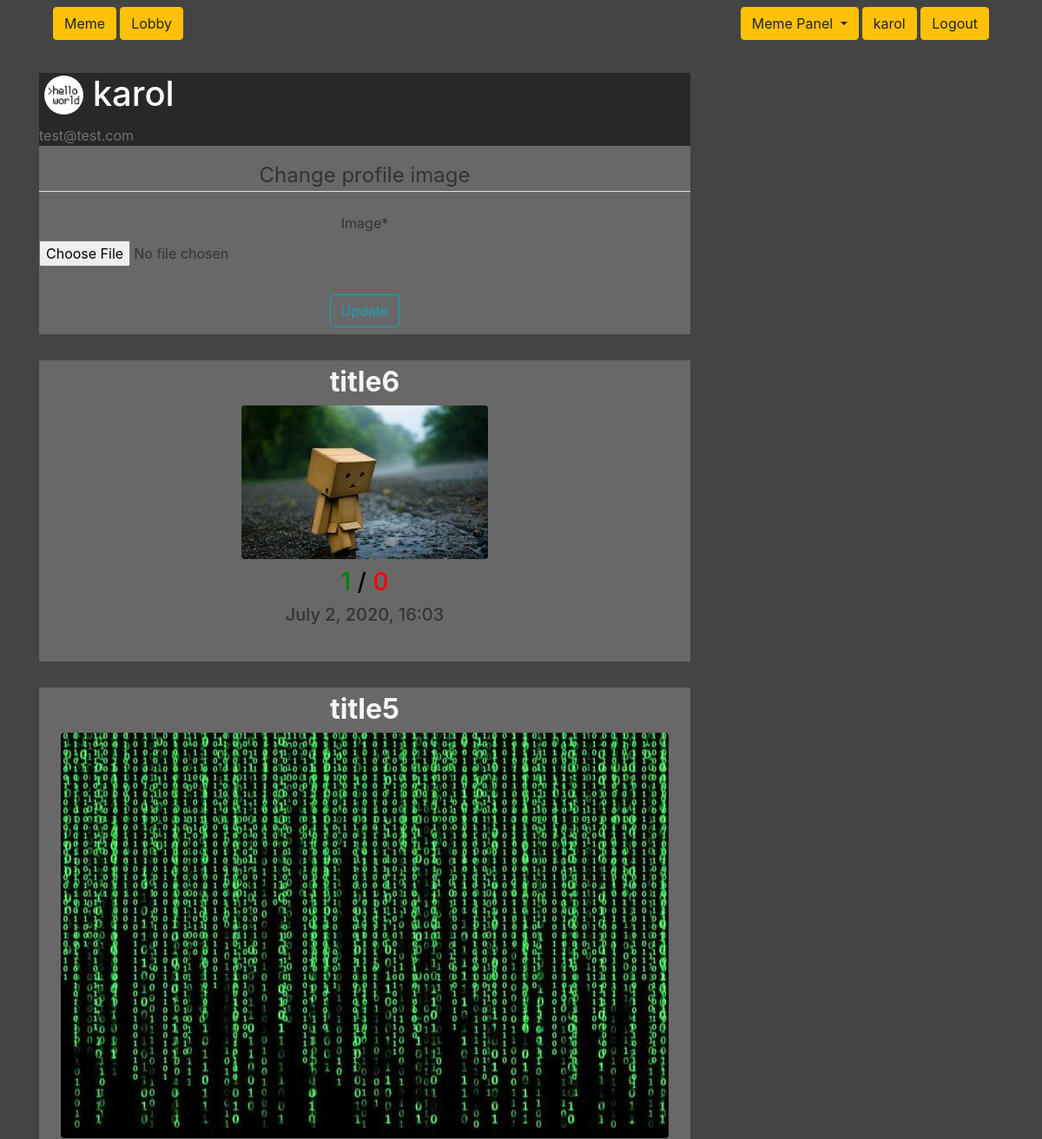
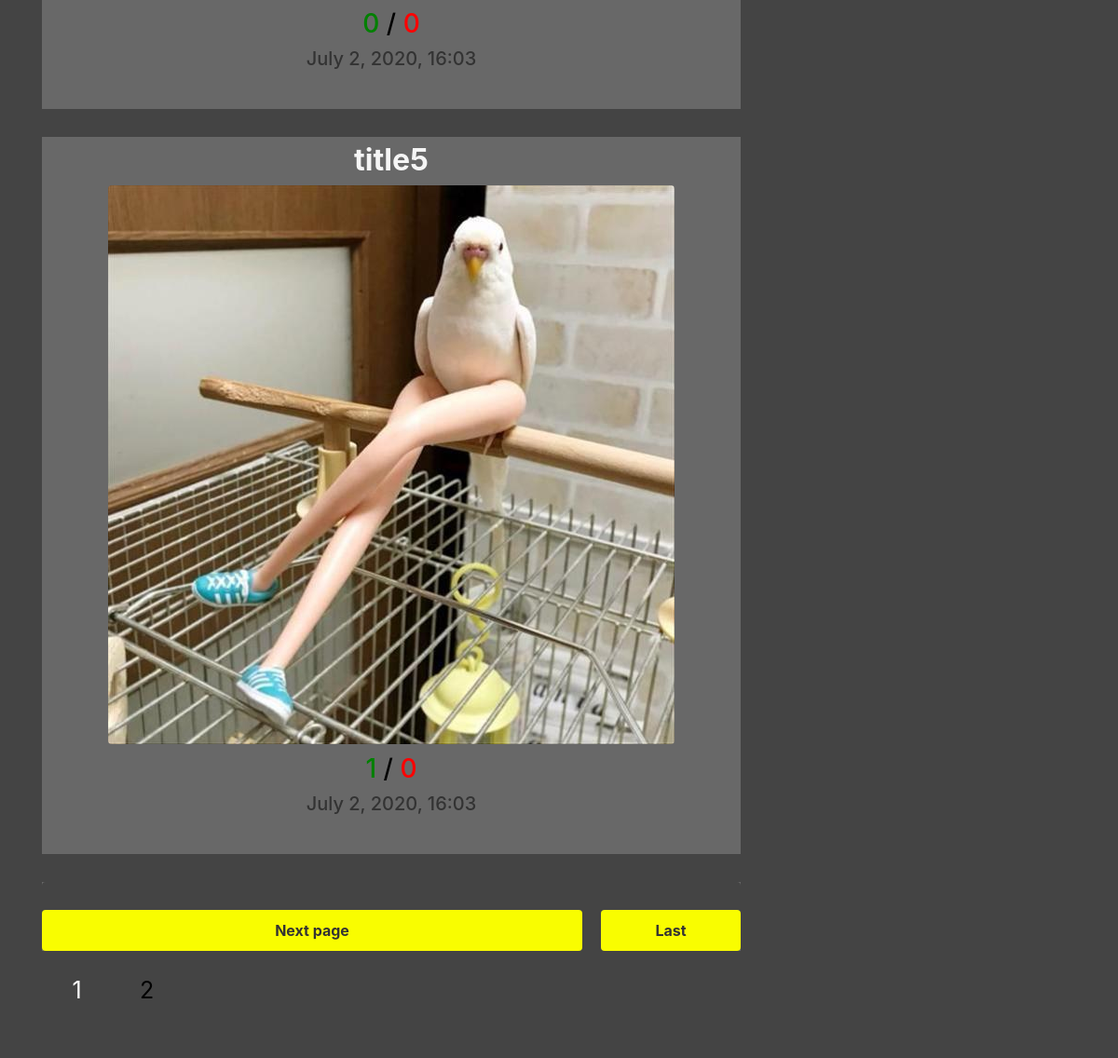
Page /profile/karol/ (signed in) on the committed database (2 pictures, top to bottom).
### my_site/models.py (models this page shows, shortened)
class MySiteProfile(models.Model):
    user = models.OneToOneField(User, on_delete=models.CASCADE)
    image = models.ImageField(default="incognito.png", upload_to="Profile_image")

### meme_site/models.py (models this page shows, shortened)
class MemePost(models.Model):
    user = models.ForeignKey(User, on_delete=models.CASCADE)
    image = models.ImageField(upload_to='meme_images/', blank=False, null=False)
    title = models.CharField(max_length=100)
    date_added = models.DateTimeField(default=timezone.now)
    thumb_up = models.ManyToManyField(User, related_name="liked_up", blank=True)
    thumb_down = models.ManyToManyField(User, related_name="liked_down", blank=True)
    class Meta:
        ordering = ['-date_added']

### my_site/views.py (the view, shortened to what this page needs)
# urls.py: path('profile/<str:user>/', profile, name="mySiteProfile_page"),
@login_required
def profile(request, user):
    user_profile = get_object_or_404(MySiteProfile, user=User.objects.filter(username=user).first())
    user_memes = MemePost.objects.filter(user=user_profile.user.id).order_by('-date_added')
    user_requested = request.user
    paginator_pages = Paginator(user_memes, 3)
    page = request.GET.get('page')
    user_memes = paginator_pages.get_page(page)
    if user_profile.user.username == user_requested.username:
        if request.method == "POST":
            user_profileform = ProfileUpdateImgForm(request.POST, request.FILES, instance=request.user.mysiteprofile)
            if user_profileform.is_valid():
                user_profileform.save()
                messages.success(request, f"{request.user}, your image has been changed")
                return redirect(f"/profile/{user_profile.user.username}")
        else:
            user_profileform = ProfileUpdateImgForm(instance=request.user)
        context = {
            'profileform': user_profileform,
            'memes': user_memes,
        }
    template = 'my_site/profile.html'
    return render(request, template, context)

### my_site/forms.py
class ProfileUpdateImgForm(forms.ModelForm):
    class Meta:
        model = MySiteProfile
        fields = ['image']

### my_site/templates/my_site/profile.html (shortened to what this page needs)
{% extends 'my_site/base.html' %}
{% load crispy_forms_tags %}
{% block content %}
<div class="authorbox">
    <h1><img src="{{ user.mysiteprofile.image.url }}" class="rounded-circle circle_img_detail">
        <a href="{% url 'userMemes' user.username %}" style="color: #ffffff;">{{ user.username }}</a></h1>
    {% if user.user.username == user_requested.username %}
    <p class="text-secondary" style="color: #ffffff; text-align: left;"> {{ user.email }} </p>
</div>
    <form method="POST" enctype="multipart/form-data" style="border-bottom: 30px solid #444444;">
        <fieldset class="form-group">
            <legend class="border-bottom mb-4">Change profile image</legend>
            {{ profileform|crispy }}
        </fieldset>
        <button class="btn btn-outline-info mb-2" type="submit">Update</button>
    </form>
{% endif %}
{% for meme in memes %}
<div class="article-metadata-post">
    <div class="box_title">
        <h2><a style="color:whitesmoke" href="{% url 'memeDetailView' meme.id %}">{{ meme.title }}</a></h2>
        <a href="{% url 'memeDetailView' meme.id %}"><img src=" {{ meme.image.url }}" class="rounded"></a>
    </div>
    <div class="likes_section">
        <h3 style="color: green;">{{ meme.thumb_up.count }}
            <span style="color:rgb(0, 0, 0);">/</span>
            <span style="color:red;">{{ meme.thumb_down.count }}</span>
        </h3>
        <h5>{{ meme.date_added|date:"F j, Y, G:i" }}</h5>
    </div>
</div>
{% endfor %}
{% if memes.has_next or memes.has_previous %}
<div class="pagination">
    {% if memes.has_next %}
    <a class="btn btn-next btn-yellow" href="?page={{ memes.next_page_number }}">Next page</a>
    <a class="btn btn-last btn-yellow" href="?page={{ memes.paginator.num_pages }}">Last</a>
    {% else %}
    <a class="btn btn-next btn-yellow" href="?page={{ memes.previous_page_number }}">Previous page</a>
    <a class="btn btn-last btn-yellow" href="?page=1">First</a>
    {% endif %}
</div>
<div class="pages">
    {% for number in memes.paginator.page_range %}
    {% if memes.number == number %}
    <a class="pages" style="color: white;" href="?page={{ memes.number }}">
        {{ memes.number }}</a>
    {% elif number > memes.number|add:'-5' and number < memes.number|add:'10' %}
    <a class="pages" href="?page={{ number }}"> {{ number }}</a>
    {% endif %}
    {% endfor %}
</div>
{% endif %}
{% endblock content %}

### my_site/templates/my_site/navbar.html (shortened to what this page needs)
<nav class="navbar navbar-expand-md navbar-dark bg-steel" style="margin-bottom: 30px;">
    <div class="collapse navbar-collapse" id="navbarToggle">
        <a class="btn btn-warning mr-1" href="{% url 'memeListView' %}">Meme</a>
        <a class="btn btn-warning mr-1" href="{% url 'memeLobbyListView' %}">Lobby</a>
    </div>
    <div class="dropdown mr-1">
        {% if user.is_authenticated %}
        <button class="btn btn-warning dropdown-toggle" type="button" id="dropdownMenuButton" data-toggle="dropdown" aria-haspopup="true" aria-expanded="false">
          Meme Panel
        </button>
        {% endif %}
    </div>
    <div class="">
        {% if user.is_authenticated %}
        {% if user_profile.user.username == user_requested.username %}
        <a class="btn btn-warning" href="{% url 'mySiteProfile_page' user.username %}">{{ user.username }}</a>
        {% else %}
        <a class="btn btn-warning" href="{% url 'mySiteProfile_page' user_requested.username %}">{{ user_requested.username }}</a>
        {% endif %}
            <a class="btn btn-warning" href="{% url 'mySiteLogout_page' %}">Logout</a>
        {% else %}
            <a class="btn btn-warning" href="{% url 'mySiteLogin_page' %}">Login</a>
            <a class="btn btn-warning" href="{% url 'mySiteRegister_page' %}">Register</a>
        {% endif %}
    </div>
</nav>

### my_site/static/my_site/main.css (style rules this page uses)
body { background: #444444; color: #333333; }
.article-metadata a { color: #333; text-decoration: none; }
.article-metadata-post { max-width: 750px; background-color: #686868; width: 100%; text-align: center; border-bottom: 30px solid #444444; }
.authorbox { background: #292727; }
.circle_img_detail { height: 45px; width: 45px; margin-bottom: 4px; }
.box_title { color: whitesmoke; margin-top: 6px; margin-bottom: 10px; }
.box_title h2 { font-weight: 715; }
.likes_section { text-align: center; width: 100%; padding-bottom: 10px; }
.authorbox h1 { color: #ffffff; text-align: left; margin-left: 6px; }
.form-group input { text-align: center; width: 100%; }
.pagination { width: 100%; background-color: #444444; padding-top: 30px; }
.pagination .btn { font-weight: 700; float: left; background-color: #f9fd00; width: 100%; max-width: 80%; line-height: 30px; }
.pagination .btn.btn-last { max-width: 20%; width: 100%; margin-left: 20px; }
.pages { background-color: #444444; float: left; width: 100%; color: #000000; padding-top: 30px; height: 100%; padding-bottom: 30px; }
.pages a { padding-top: 0px; width: 10%; color: #000000; font-size: 25px; transition: color 0.3s, font-size 0.3s; text-align: center; line-height: 25px; }

### rows in the picture
MemePost: title "title6", image (picture), thumb_up.count "1", thumb_down.count "0", date_added "July 2, 2020, 16:03"
MemePost: title "title5", image (picture), thumb_up.count "0", thumb_down.count "0", date_added "July 2, 2020, 16:03"
MemePost: title "title5", image (picture), thumb_up.count "1", thumb_down.count "0", date_added "July 2, 2020, 16:03"

### other values in the picture
{{ user.username }} "karol"
{{ user.email }} "test@test.com"
{{ memes.number }} "1"
{{ number }} "2"
